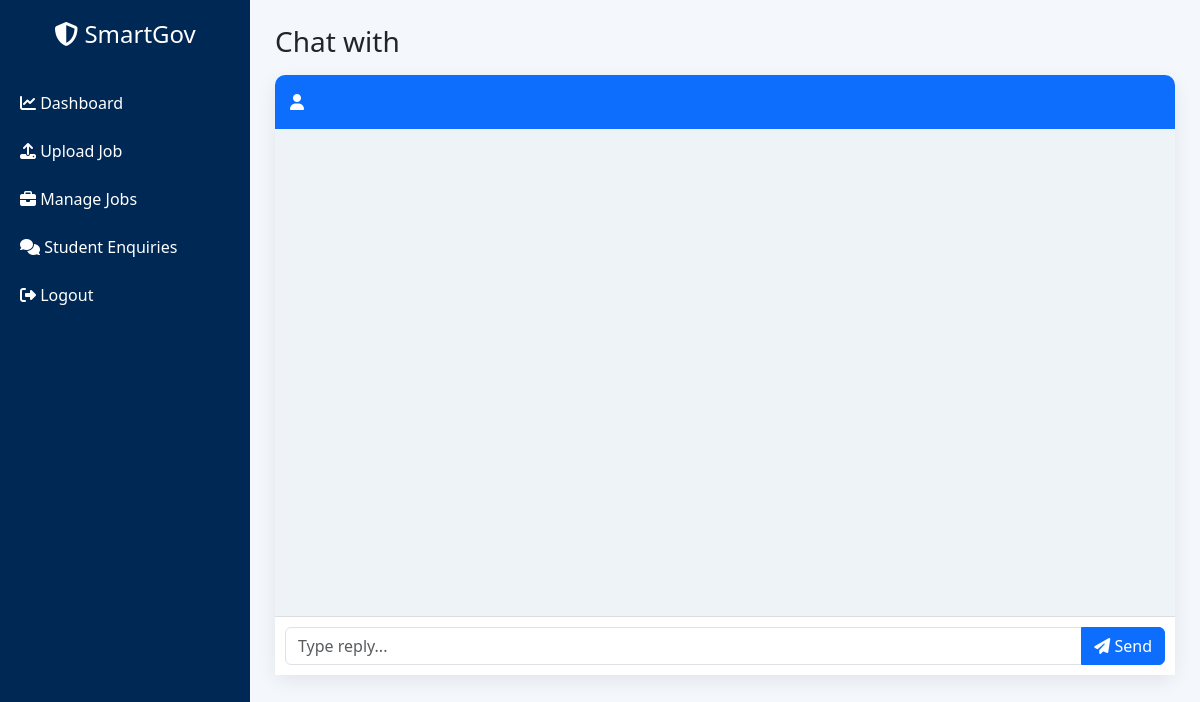
The page /admin/chat/2 (signed in) on the database as committed earlier.
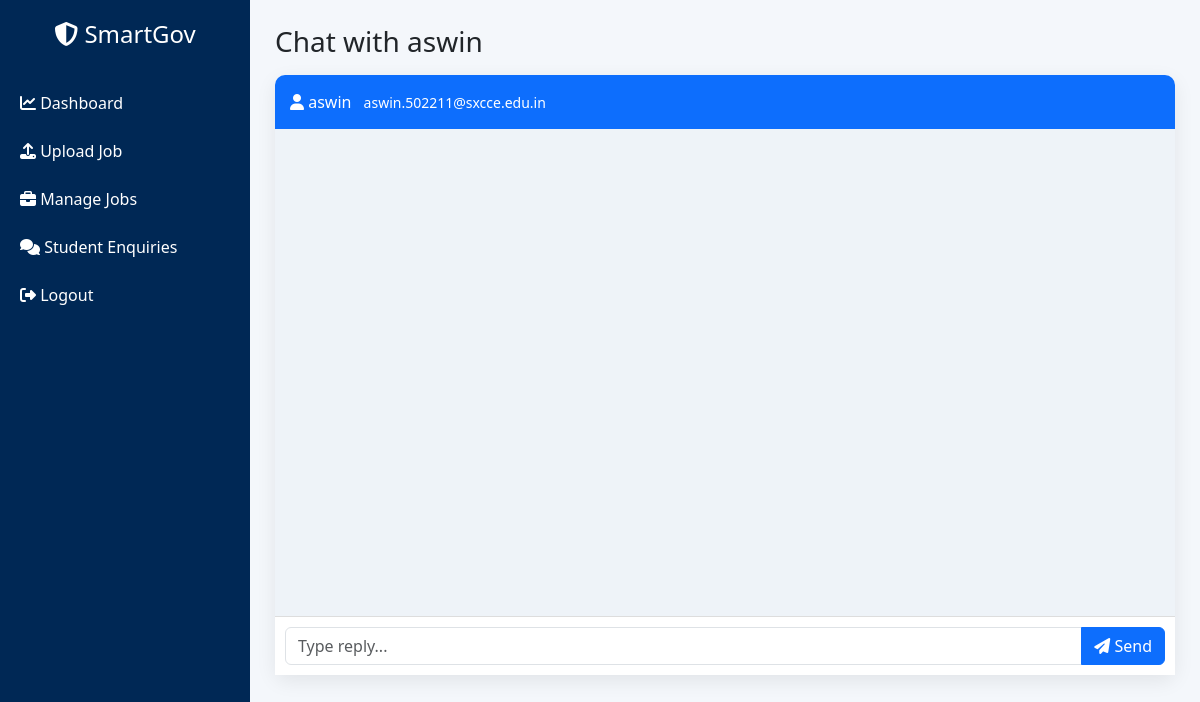
The same page on the database as committed later.
### app.py (models this page shows)
class Student(db.Model):
    id = db.Column(db.Integer, primary_key=True)
    user_id = db.Column(db.String(20), unique=True)
    username = db.Column(db.String(100))
    password = db.Column(db.String(200))
    email = db.Column(db.String(120))
    mobile = db.Column(db.String(20))
    account_created = db.Column(db.DateTime, default=datetime.utcnow)
    last_login = db.Column(db.DateTime)
    otp_status = db.Column(db.Boolean, default=False)
    full_name = db.Column(db.String(150))
    father_name = db.Column(db.String(150))
    mother_name = db.Column(db.String(150))
    dob = db.Column(db.Date)
    age = db.Column(db.Integer)
    gender = db.Column(db.String(20))
    marital_status = db.Column(db.String(50))
    nationality = db.Column(db.String(100))
    religion = db.Column(db.String(100))
    aadhaar = db.Column(db.String(20))
    permanent_address = db.Column(db.Text)
    current_address = db.Column(db.Text)
    village = db.Column(db.String(100))
    district = db.Column(db.String(100))
    state = db.Column(db.String(100))
    pincode = db.Column(db.String(10))
    category = db.Column(db.String(50))
    sub_category = db.Column(db.String(100))
    caste_certificate = db.Column(db.String(100))
    creamy_layer = db.Column(db.String(50))
    ews_certificate = db.Column(db.String(100))
    pwd = db.Column(db.String(20))
    disability_type = db.Column(db.String(100))
    disability_percentage = db.Column(db.String(50))
    ex_serviceman = db.Column(db.String(20))
    defence_ward = db.Column(db.String(20))
    freedom_fighter = db.Column(db.String(20))
    sports_quota = db.Column(db.String(20))
    tenth_board = db.Column(db.String(100))
    tenth_school = db.Column(db.String(200))
    tenth_year = db.Column(db.String(10))
    tenth_percentage = db.Column(db.String(10))
    tenth_subjects = db.Column(db.String(200))
    twelfth_board = db.Column(db.String(100))
    twelfth_stream = db.Column(db.String(50))
    twelfth_school = db.Column(db.String(200))
    twelfth_year = db.Column(db.String(10))
    twelfth_percentage = db.Column(db.String(10))
    twelfth_subjects = db.Column(db.String(200))
    diploma_course = db.Column(db.String(150))
    diploma_branch = db.Column(db.String(150))
    diploma_institute = db.Column(db.String(200))
    diploma_university = db.Column(db.String(200))
    diploma_year = db.Column(db.String(10))
    diploma_percentage = db.Column(db.String(10))
    ug_degree = db.Column(db.String(100))
    ug_branch = db.Column(db.String(150))
    ug_college = db.Column(db.String(200))
    ug_university = db.Column(db.String(200))
    ug_mode = db.Column(db.String(50))
    ug_year = db.Column(db.String(10))
    ug_percentage = db.Column(db.String(10))
    pg_degree = db.Column(db.String(100))
    pg_specialization = db.Column(db.String(150))
    pg_college = db.Column(db.String(200))
    pg_university = db.Column(db.String(200))
    pg_year = db.Column(db.String(10))
    pg_percentage = db.Column(db.String(10))
    phd = db.Column(db.String(100))
    professional_courses = db.Column(db.String(200))
    certifications = db.Column(db.String(200))
    ncc_certificate = db.Column(db.String(20))
    ncc_division = db.Column(db.String(50))
    ncc_grade = db.Column(db.String(10))
    service_preference = db.Column(db.String(50))

### app.py (the view)
@app.route("/admin/chat/<int:student_id>")
def admin_chat_user(student_id):
    if "admin" not in session:
        return redirect(url_for("admin_login"))
    student = Student.query.get(student_id)
    messages = ChatMessage.query.filter_by(
        student_id=student_id
    ).order_by(ChatMessage.timestamp.asc()).all()
    ChatMessage.query.filter_by(
        student_id=student_id,
        sender="student"
    ).update({"is_read": True})
    db.session.commit()
    return render_template(
        "admin_chat.html",
        student=student,
        messages=messages
    )

### templates/admin_chat.html (shortened to what this page needs)
<!DOCTYPE html>
<html lang="en">
<head>
<link href="https://cdn.jsdelivr.net/npm/bootstrap@5.3.2/dist/css/bootstrap.min.css" rel="stylesheet">
<link href="https://cdnjs.cloudflare.com/ajax/libs/font-awesome/6.5.0/css/all.min.css" rel="stylesheet">
</head>
<body>
<div class="sidebar">
<h4><i class="fa fa-shield-halved"></i> SmartGov</h4>
<a href="/admin/dashboard">
<i class="fa fa-chart-line"></i> Dashboard
</a>
<a href="/admin/upload_job">
<i class="fa fa-upload"></i> Upload Job
</a>
<a href="/admin/jobs">
<i class="fa fa-briefcase"></i> Manage Jobs
</a>
<a href="/admin/chat">
<i class="fa fa-comments"></i> Student Enquiries
</a>
<a href="/admin/logout">
<i class="fa fa-sign-out-alt"></i> Logout
</a>
</div>
<div class="main">
<h3 class="mb-3">Chat with {{student.full_name}}</h3>
<div class="chat-container">
<div class="chat-header">
<i class="fa fa-user"></i> {{student.full_name}}
<small class="ms-2">{{student.email}}</small>
</div>
<div class="chat-body" id="chatBox">
</div>
<div class="chat-footer">
<div class="input-group">
<input type="text"
id="messageInput"
class="form-control"
placeholder="Type reply...">
<button class="btn btn-primary" onclick="sendMessage()">
<i class="fa fa-paper-plane"></i>
Send
</button>
</div>
</div>
</div>
</div>
</body>
</html>

### templates/admin_chat.html (style rules this page uses)
body { background:#f4f7fb; font-family:'Segoe UI',sans-serif; }
.sidebar { height:100vh; background:#002855; color:white; position:fixed; width:250px; padding-top:20px; }
.sidebar h4 { text-align:center; margin-bottom:30px; }
.sidebar a { display:block; color:white; padding:12px 20px; text-decoration:none; }
.main { margin-left:250px; padding:25px; }
.chat-container { background:white; border-radius:10px; box-shadow:0 6px 20px rgba(0,0,0,0.08); height:75vh; display:flex; flex-direction:column; }
.chat-header { background:#0d6efd; color:white; padding:15px; border-radius:10px 10px 0 0; }
.chat-body { flex:1; padding:20px; overflow-y:auto; background:#eef3f8; }
.chat-footer { padding:10px; border-top:1px solid #ddd; background:white; }

Rows that differ between the two databases and show on the page:
added Student: full_name "aswin", email "aswin.502211@sxcce.edu.in"
